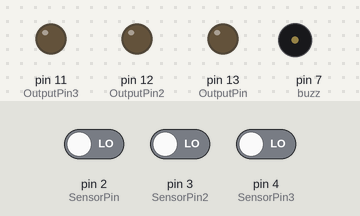
Bench run of a sketch on a simulated Arduino Uno, built with avr-gcc and run on an emulated ATmega328P. Parts: output pins drawn as LEDs (lit = HIGH), buzzer (waves = sounding, pin HIGH). The test bench sets the inputs (shaded band); at power-on: pin 2 (SensorPin) LOW, pin 3 (SensorPin2) LOW, pin 4 (SensorPin3) LOW.

Above: at 1.2 s.
1.3 s: pin 2 (SensorPin) driven HIGH
At 2.1 s:
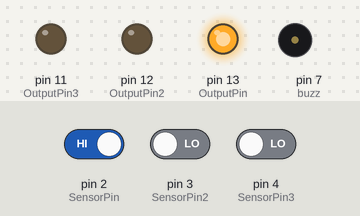
2.8 s: pin 2 (SensorPin) driven LOW
At 3.3 s:
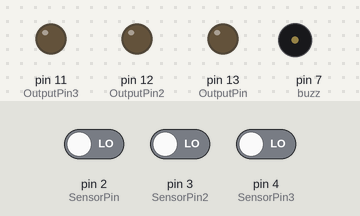
4.3 s: pin 3 (SensorPin2) driven HIGH
At 5.5 s:
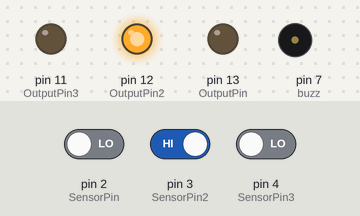
5.8 s: pin 3 (SensorPin2) driven LOW
At 6.8 s:
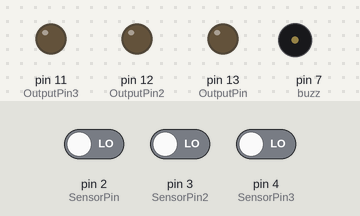
Timing chart, 0 to 8.3 s (numbered marks = the images above; inputs shaded):
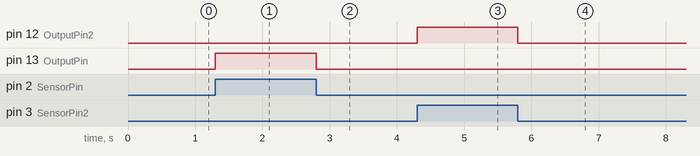

The sketch:

ED2_Asadon_Mendaje.ino
```cpp
int SensorPin = 2;
int OutputPin = 13;
int SensorPin2 = 3;
int OutputPin2 = 12;
int SensorPin3 = 4;
int OutputPin3 = 11;
int buzz = 7;
int SensorValue;
int SensorValue2;
int SensorValue3;


void setup() {
  pinMode(OutputPin, OUTPUT);
  pinMode(SensorPin, INPUT);
  pinMode(OutputPin2, OUTPUT);

  pinMode(SensorPin2, INPUT);
  pinMode(OutputPin3, OUTPUT);
  pinMode(SensorPin3, INPUT);
  pinMode(buzz, OUTPUT);
  Serial.begin(9600);
}
void loop() {
  SensorValue = digitalRead(SensorPin);
  SensorValue2 = digitalRead(SensorPin2);
  SensorValue3 = digitalRead(SensorPin3);
   if (SensorValue==1)  {
    digitalWrite(OutputPin, HIGH);
    digitalWrite(OutputPin2, LOW);
    digitalWrite(OutputPin3, LOW);


digitalWrite(buzz, LOW);

}
  else if (SensorValue2==1) {

 digitalWrite(OutputPin, LOW);
    digitalWrite(OutputPin2, HIGH);
    digitalWrite(OutputPin3, LOW);
        digitalWrite(buzz, LOW);
  }
    else if (SensorValue==3)  {
  digitalWrite(OutputPin, LOW);
    digitalWrite(OutputPin2, LOW);
    digitalWrite(OutputPin3, HIGH);
        digitalWrite(buzz, LOW);


  }
    else if ((SensorValue==1) && (SensorValue2==1) && (SensorValue3==1)) {
    digitalWrite(OutputPin, HIGH);
    digitalWrite(OutputPin2, HIGH);
    digitalWrite(OutputPin3, HIGH);
    digitalWrite(buzz, HIGH);
  }
  else{
    digitalWrite(OutputPin, LOW);
    digitalWrite(OutputPin2, LOW);
    digitalWrite(OutputPin3, LOW);
        digitalWrite(buzz, LOW);


  }
}
```

Measured:
- after the input at 1.3 s, pin 13 (OutputPin): LOW → HIGH at once
- after the input at 2.8 s, pin 13 (OutputPin): HIGH → LOW at once
- after the input at 4.3 s, pin 12 (OutputPin2): LOW → HIGH at once
- after the input at 5.8 s, pin 12 (OutputPin2): HIGH → LOW at once
